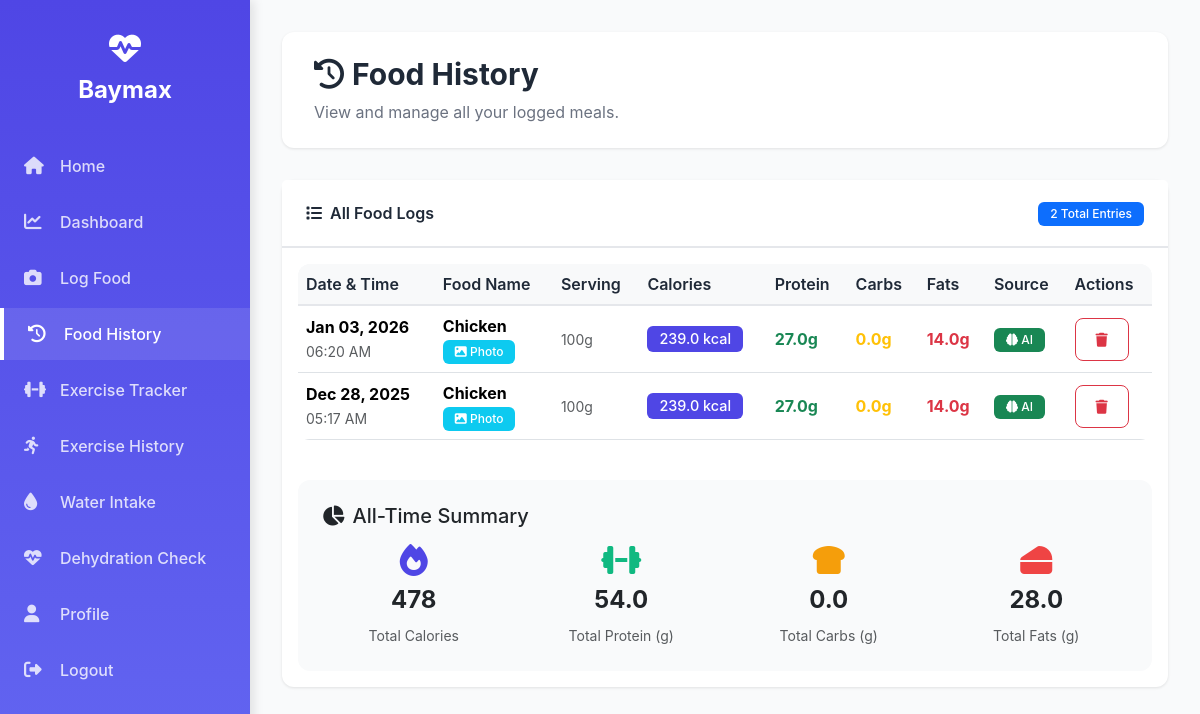
Page /food_history (signed in) on the earlier database version.
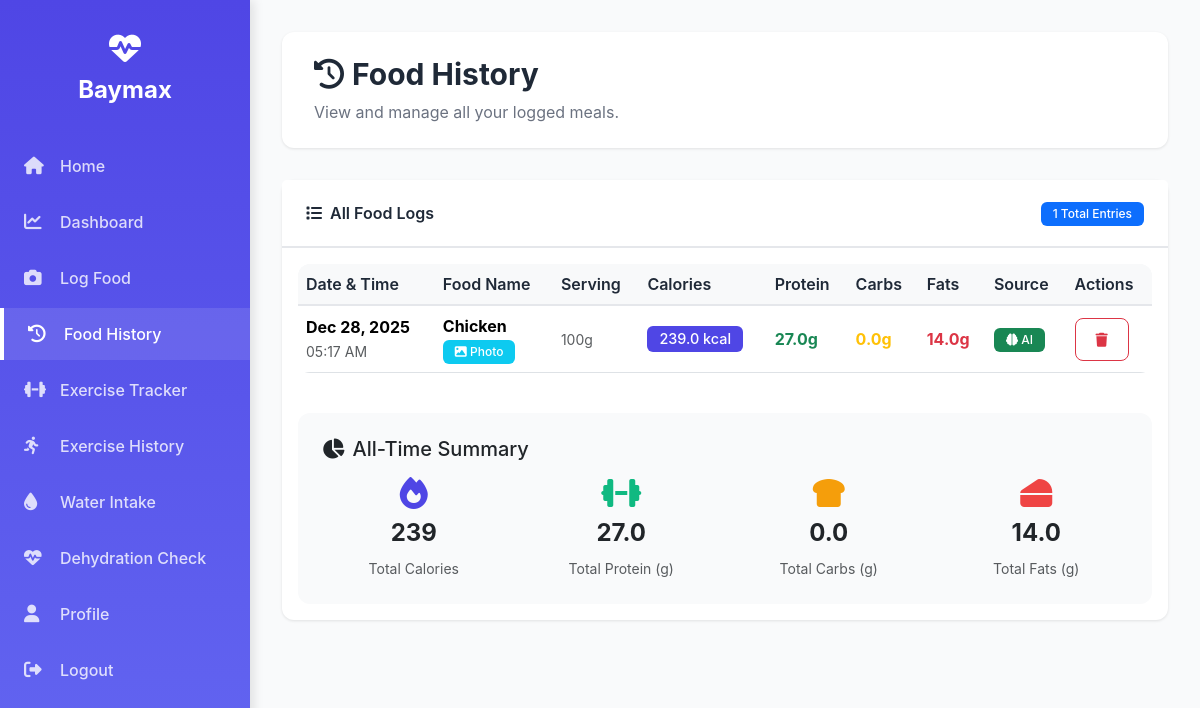
Same page on the later database version.
### app.py (models this page shows)
class FoodLog(db.Model):
    id = db.Column(db.Integer, primary_key=True)
    user_id = db.Column(db.Integer, db.ForeignKey('user.id'))
    food_name = db.Column(db.String(200))
    calories = db.Column(db.Float)
    protein = db.Column(db.Float, default=0)
    carbs = db.Column(db.Float, default=0)
    fats = db.Column(db.Float, default=0)
    serving_size = db.Column(db.String(100), default="100g")
    date = db.Column(db.DateTime, default=datetime.utcnow)
    source = db.Column(db.String(50))
    image_path = db.Column(db.String(300), nullable=True)

### app.py (the view)
@app.route('/food_history')
@login_required
def food_history():
    logs = FoodLog.query.filter_by(user_id=current_user.id).order_by(FoodLog.date.desc()).all()
    return render_template('food_history.html', logs=logs)

### app.py (called while the page is built)
@login_manager.user_loader
def load_user(user_id):
    return User.query.get(int(user_id))

### templates/food_history.html (shortened to what this page needs)
{% extends "base.html" %}
{% block content %}
<div class="content-header">
    <h1><i class="fas fa-history me-2"></i>Food History</h1>
    <p>View and manage all your logged meals.</p>
</div>
<div class="row mb-4">
    <div class="col-md-12">
        <div class="card">
            <div class="card-header d-flex justify-content-between align-items-center">
                <span><i class="fas fa-list me-2"></i>All Food Logs</span>
                <div>
                    <span class="badge bg-primary">{{ logs|length }} Total Entries</span>
                </div>
            </div>
            <div class="card-body">
                {% if logs %}
                <div class="table-responsive">
                    <table class="table table-hover align-middle">
                        <thead class="table-light">
                            <tr>
                                <th>Date & Time</th>
                                <th>Food Name</th>
                                <th>Serving</th>
                                <th>Calories</th>
                                <th>Protein</th>
                                <th>Carbs</th>
                                <th>Fats</th>
                                <th>Source</th>
                                <th>Actions</th>
                            </tr>
                        </thead>
                        <tbody>
                            {% for log in logs %}
                            <tr>
                                <td>
                                    <div>
                                        <strong>{{ log.date.strftime('%b %d, %Y') }}</strong>
                                        <br>
                                        <small class="text-muted">{{ log.date.strftime('%I:%M %p') }}</small>
                                    </div>
                                </td>
                                <td>
                                    <strong>{{ log.food_name|title }}</strong>
                                    {% if log.image_path %}
                                    <br><span class="badge badge-sm bg-info"><i class="fas fa-image"></i> Photo</span>
                                    {% endif %}
                                </td>
                                <td><small class="text-muted">{{ log.serving_size }}</small></td>
                                <td>
                                    <span class="badge" style="background: #4F46E5; font-size: 0.9rem;">
                                        {{ log.calories }} kcal
                                    </span>
                                </td>
                                <td><span class="text-success fw-bold">{{ log.protein }}g</span></td>
                                <td><span class="text-warning fw-bold">{{ log.carbs }}g</span></td>
                                <td><span class="text-danger fw-bold">{{ log.fats }}g</span></td>
                                <td>
                                    {% if log.source == 'ai' %}
                                    <span class="badge bg-success"><i class="fas fa-brain"></i> AI</span>
                                    {% elif log.source == 'search' %}
                                    <span class="badge bg-info"><i class="fas fa-search"></i> Search</span>
                                    {% else %}
                                    <span class="badge bg-secondary"><i class="fas fa-keyboard"></i> Manual</span>
                                    {% endif %}
                                </td>
                                <td>
                                    <form method="post" action="{{ url_for('delete_log', log_id=log.id) }}" style="display: inline;" onsubmit="return confirm('Are you sure you want to delete this entry?');">
                                        <button type="submit" class="btn btn-sm btn-outline-danger" title="Delete">
                                            <i class="fas fa-trash"></i>
                                        </button>
                                    </form>
                                </td>
                            </tr>
                            {% endfor %}
                        </tbody>
                    </table>
                </div>
                <div class="mt-4 p-4" style="background: #F9FAFB; border-radius: 12px;">
                    <h5 class="mb-3"><i class="fas fa-chart-pie me-2"></i>All-Time Summary</h5>
                    <div class="row text-center">
                        <div class="col-md-3">
                            <div class="mb-2">
                                <i class="fas fa-fire fa-2x" style="color: #4F46E5;"></i>
                            </div>
                            <h4 class="fw-bold">{{ logs|sum(attribute='calories')|int }}</h4>
                            <small class="text-muted">Total Calories</small>
                        </div>
                        <div class="col-md-3">
                            <div class="mb-2">
                                <i class="fas fa-dumbbell fa-2x" style="color: #10B981;"></i>
                            </div>
                            <h4 class="fw-bold">{{ logs|sum(attribute='protein')|round(1) }}</h4>
                            <small class="text-muted">Total Protein (g)</small>
                        </div>
                        <div class="col-md-3">
                            <div class="mb-2">
                                <i class="fas fa-bread-slice fa-2x" style="color: #F59E0B;"></i>
                            </div>
                            <h4 class="fw-bold">{{ logs|sum(attribute='carbs')|round(1) }}</h4>
                            <small class="text-muted">Total Carbs (g)</small>
                        </div>
                        <div class="col-md-3">
                            <div class="mb-2">
                                <i class="fas fa-cheese fa-2x" style="color: #EF4444;"></i>
                            </div>
                            <h4 class="fw-bold">{{ logs|sum(attribute='fats')|round(1) }}</h4>
                            <small class="text-muted">Total Fats (g)</small>
                        </div>
                    </div>
                </div>
                {% endif %}
            </div>
        </div>
    </div>
</div>
{% endblock %}

### templates/base.html (shortened to what this page needs)
<!DOCTYPE html>
<html lang="en">
<head>
    <link href="https://cdn.jsdelivr.net/npm/bootstrap@5.3.2/dist/css/bootstrap.min.css" rel="stylesheet">
    <link rel="stylesheet" href="https://cdnjs.cloudflare.com/ajax/libs/font-awesome/6.4.0/css/all.min.css">
</head>
<body>
    {% if current_user.is_authenticated %}
    <div class="sidebar" id="sidebar">
        <div class="sidebar-brand">
            <i class="fas fa-heartbeat"></i>
            Baymax
        </div>
        <ul class="sidebar-nav">
    <li>
        <a href="{{ url_for('index') }}" class="{% if request.endpoint == 'index' %}active{% endif %}">
            <i class="fas fa-home"></i>
            Home
        </a>
    </li>
    <li>
        <a href="{{ url_for('dashboard') }}" class="{% if request.endpoint == 'dashboard' %}active{% endif %}">
            <i class="fas fa-chart-line"></i>
            Dashboard
        </a>
    </li>
    <li>
        <a href="{{ url_for('log_food') }}" class="{% if request.endpoint == 'log_food' %}active{% endif %}">
            <i class="fas fa-camera"></i>
            Log Food
        </a>
    </li>
    <li>
        <a href="{{ url_for('food_history') }}" class="{% if request.endpoint == 'food_history' %}active{% endif %}">
            <i class="fas fa-history"></i>
            Food History
        </a>
    </li>
    <li>
        <a href="{{ url_for('exercise') }}" class="{% if request.endpoint == 'exercise' %}active{% endif %}">
            <i class="fas fa-dumbbell"></i>
            Exercise Tracker
        </a>
    </li>
    <li>
        <a href="{{ url_for('exercise_history') }}" class="{% if request.endpoint == 'exercise_history' %}active{% endif %}">
            <i class="fas fa-running"></i>
            Exercise History
        </a>
    </li>
    <li>
        <a href="{{ url_for('water_intake') }}" class="{% if request.endpoint in ['water_intake', 'water_history'] %}active{% endif %}">
            <i class="fas fa-tint"></i>
            Water Intake
        </a>
    </li>
    <li>
    <a href="{{ url_for('dehydration_check') }}"
       class="{% if request.endpoint == 'dehydration_check' %}active{% endif %}">
        <i class="fas fa-heartbeat"></i>
        Dehydration Check
    </a>
</li>
    <li>
        <a href="{{ url_for('profile') }}" class="{% if request.endpoint == 'profile' %}active{% endif %}">
            <i class="fas fa-user"></i>
            Profile
        </a>
    </li>
    <li>
        <a href="{{ url_for('logout') }}">
            <i class="fas fa-sign-out-alt"></i>
            Logout
        </a>
    </li>
</ul>
    </div>
    <div class="main-content">
    {% endif %}
        {% block content %}{% endblock %}
    </div>
</body>
</html>

### templates/base.html (style rules this page uses)
:root { --sidebar-width: 250px; --primary-color: #4F46E5; --secondary-color: #10B981; --danger-color: #EF4444; --bg-light: #F9FAFB; --text-dark: #1F2937; --border-color: #E5E7EB; }
body { font-family: 'Inter', -apple-system, BlinkMacSystemFont, sans-serif; background-color: var(--bg-light); min-height: 100vh; margin: 0; padding: 0; }
.sidebar { position: fixed; top: 0; left: 0; height: 100vh; width: var(--sidebar-width); background: linear-gradient(180deg, #4F46E5 0%, #6366F1 100%); padding: 2rem 0; z-index: 1000; box-shadow: 4px 0 10px rgba(0,0,0,0.1); }
.sidebar-brand { color: white; font-size: 1.5rem; font-weight: 700; text-align: center; margin-bottom: 2rem; padding: 0 1rem; }
.sidebar-brand i { font-size: 2rem; display: block; margin-bottom: 0.5rem; }
.sidebar-nav { list-style: none; padding: 0; margin: 0; }
.sidebar-nav li { margin: 0.25rem 0; }
.sidebar-nav a { display: flex; align-items: center; padding: 0.875rem 1.5rem; color: rgba(255,255,255,0.8); text-decoration: none; transition: all 0.3s ease; font-weight: 500; }
.sidebar-nav a:hover, .sidebar-nav a.active { background: rgba(255,255,255,0.1); color: white; border-left: 4px solid white; }
.sidebar-nav a i { margin-right: 0.75rem; font-size: 1.1rem; width: 24px; }
.main-content { margin-left: var(--sidebar-width); padding: 2rem; min-height: 100vh; }
.content-header { background: white; padding: 1.5rem 2rem; border-radius: 12px; margin-bottom: 2rem; box-shadow: 0 1px 3px rgba(0,0,0,0.1); }
.content-header h1 { margin: 0; color: var(--text-dark); font-size: 1.875rem; font-weight: 700; }
.content-header p { margin: 0.5rem 0 0 0; color: #6B7280; }
.card { border: none; border-radius: 12px; box-shadow: 0 1px 3px rgba(0,0,0,0.1); margin-bottom: 1.5rem; transition: transform 0.2s, box-shadow 0.2s; }
.card-header { background: white; border-bottom: 2px solid var(--border-color); padding: 1.25rem 1.5rem; font-weight: 600; color: var(--text-dark); }
.btn { border-radius: 8px; padding: 0.625rem 1.25rem; font-weight: 500; transition: all 0.2s; }
.table { background: white; border-radius: 12px; overflow: hidden; }
.table thead { background: var(--bg-light); }
.table th { font-weight: 600; color: var(--text-dark); border-bottom: 2px solid var(--border-color); }
.badge { padding: 0.375rem 0.75rem; border-radius: 6px; font-weight: 500; }

Differences in the rows shown:
removed FoodLog: date "Jan 03, 2026", date "06:20 AM", food_name "Chicken", shows "Photo", serving_size "100g", calories "239.0", protein "27.0", carbs "0.0", fats "14.0", source "ai" (drawn)
Other differences:
{{ logs|length }}: "2" → "1"
{{ logs|sum(attribute='calories')|int }}: "478" → "239"
{{ logs|sum(attribute='protein')|round(1) }}: "54.0" → "27.0"
{{ logs|sum(attribute='fats')|round(1) }}: "28.0" → "14.0"
